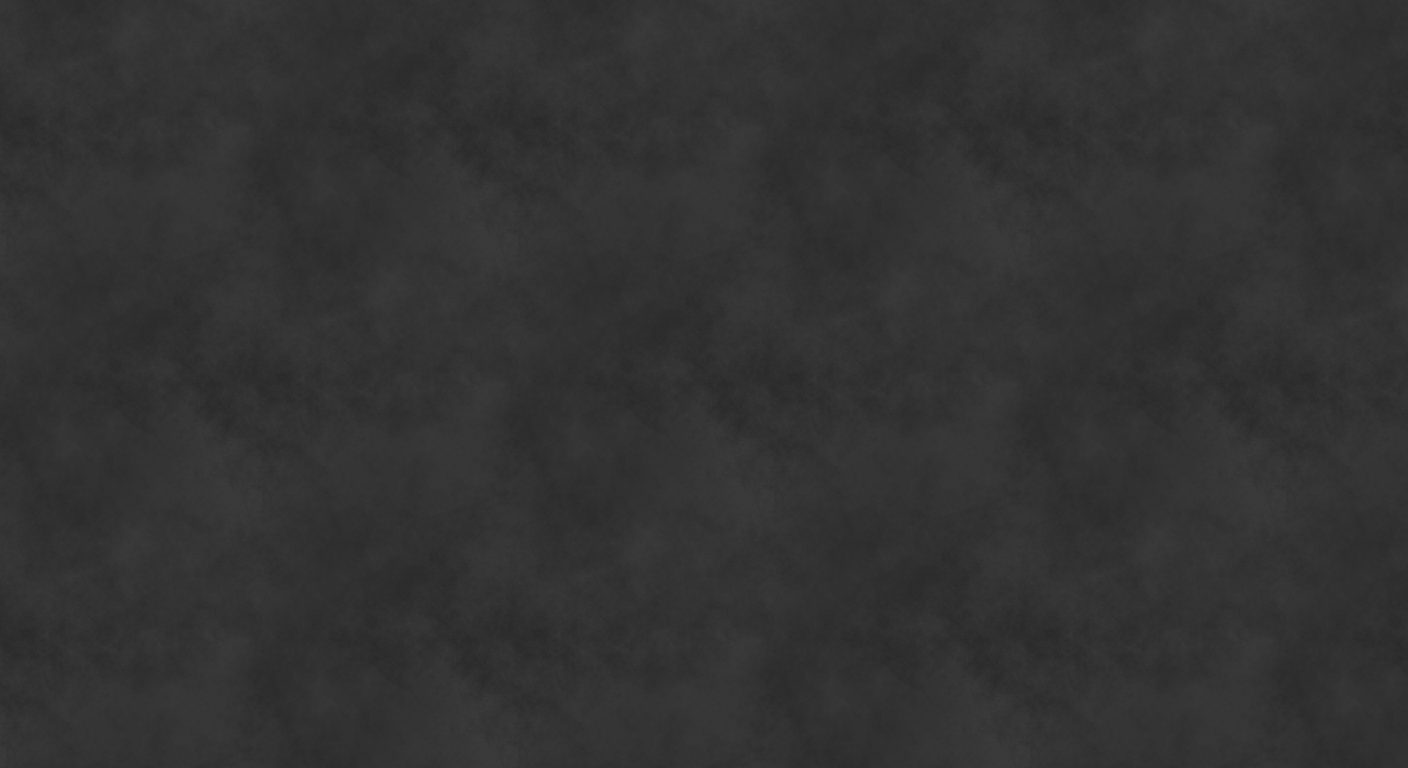

Below is a game level as drawn by its tile map, then a one-line description and the .tmx that defines it (tile-layer data replaced by summaries):
An orthogonal 22x12 tile map with 64x64 px tiles, 1 tile layer (background).

<map version="1.0" orientation="orthogonal" width="22" height="12" tilewidth="64" tileheight="64" backgroundcolor="#2d2d2d">
 <tileset firstgid="1" name="tiles_background" tilewidth="64" tileheight="64">
  <image source="../../Relaxum/lua/assets/sheets/tiles_background.png" width="1024" height="1024" />
 </tileset>
 <layer name="background" width="22" height="12">
  <properties>
   <property name="parallax_x" value="0.3" />
   <property name="sheet" value="tiles_background" />
  </properties>
  <data>[264 cells, 264 non-empty, 64 distinct tile ids]</data>
 </layer>
</map>
